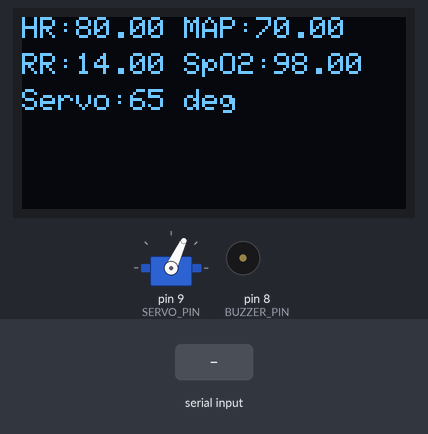
Recording of a sketch running on a simulated Arduino Uno, built with avr-gcc and run on an emulated ATmega328P. On the bench: servo, 128×64 one-colour display, buzzer (waves = sounding, pin HIGH). Inputs (shaded band) come from the test bench. What the sketch prints to the serial monitor is not drawn.

Above: at 2.6 s.
2.7 s: "90,45,200,10\n" received over Serial
At 5.0 s:
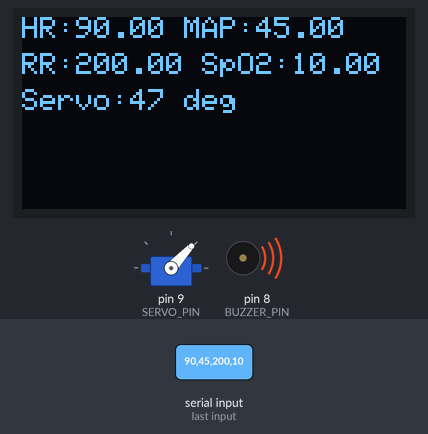
5.5 s: "30,150,10,200\n" received over Serial
At 6.5 s:
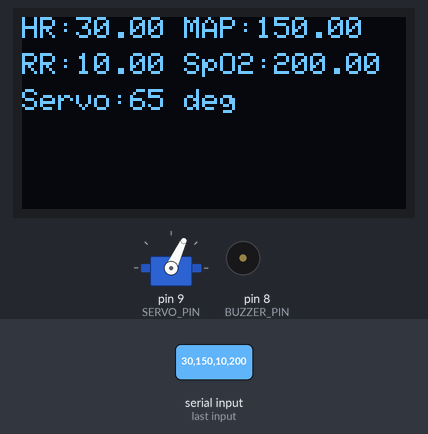
Timing chart, 0 to 8.5 s (numbered marks = the images above; inputs shaded):
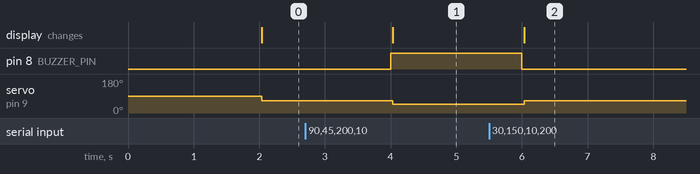

The sketch:

Medical_code.ino
```cpp
#include <Servo.h>
#include <Wire.h>
#include <Adafruit_GFX.h>
#include <Adafruit_SSD1306.h>

/* ---------- OLED ---------- */
#define SCREEN_WIDTH 128
#define SCREEN_HEIGHT 64
Adafruit_SSD1306 display(SCREEN_WIDTH, SCREEN_HEIGHT, &Wire, -1);

/* ---------- HARDWARE ---------- */
Servo dripServo;
#define SERVO_PIN 9
#define BUZZER_PIN 8

/* ---------- VITALS ---------- */
float HR = 80, MAP = 70, RR = 14, SPO2 = 98;

/* ---------- TIMING ---------- */
unsigned long lastUpdate = 0;
const unsigned long interval = 2000;

void setup() {
  Serial.begin(9600);
  Serial.setTimeout(1000);

  dripServo.attach(SERVO_PIN);
  pinMode(BUZZER_PIN, OUTPUT);

  display.begin(SSD1306_SWITCHCAPVCC, 0x3C);
  display.clearDisplay();
  display.setTextSize(1);
  display.setTextColor(WHITE);

  Serial.println("Send: HR MAP RR SPO2");
}

void loop() {

  /* ===== SERIAL INPUT ===== */
  if (Serial.available()) {
    float h = Serial.parseFloat();
    float m = Serial.parseFloat();
    float r = Serial.parseFloat();
    float s = Serial.parseFloat();

    if (h > 0 && m > 0 && r > 0 && s > 0) {
      HR = h;
      MAP = m;
      RR = r;
      SPO2 = s;

      Serial.print("UPDATED -> ");
      Serial.print(HR); Serial.print(" ");
      Serial.print(MAP); Serial.print(" ");
      Serial.print(RR); Serial.print(" ");
      Serial.println(SPO2);
    }

    while (Serial.available()) Serial.read();
  }

  /* ===== CONTROL LOOP ===== */
  if (millis() - lastUpdate >= interval) {
    lastUpdate = millis();

    int servoAngle;
    bool danger = false;
    bool warning = false;

    /* ===== SERVO PRIORITY LOGIC ===== */
    if (SPO2 < 92) {                 // 🚨 LOW SpO2
      servoAngle = 47;
      danger = true;
    }
    else if (MAP < 60) {             // ⚠️ LOW BP
      servoAngle = 55;
      warning = true;
    }
    else if (HR > 85) {              // ⬆️ HR HIGH
      servoAngle = 75;
    }
    else {                           // ✅ NORMAL
      servoAngle = 65;
    }

    dripServo.write(servoAngle);

    /* ===== BUZZER ===== */
    if (danger) {
      digitalWrite(BUZZER_PIN, HIGH);               // continuous
    }
    else if (warning) {
      digitalWrite(BUZZER_PIN, (millis() / 300) % 2); // beep
    }
    else {
      digitalWrite(BUZZER_PIN, LOW);
    }

    /* ===== OLED ===== */
    display.clearDisplay();
    display.setCursor(0,0);
    display.print("HR:"); display.print(HR);
    display.print(" MAP:"); display.print(MAP);

    display.setCursor(0,12);
    display.print("RR:"); display.print(RR);
    display.print(" SpO2:"); display.print(SPO2);

    display.setCursor(0,24);
    display.print("Servo:");
    display.print(servoAngle);
    display.print(" deg");

    display.display();

    /* ===== LOG ===== */
    Serial.print("HR="); Serial.print(HR);
    Serial.print(" MAP="); Serial.print(MAP);
    Serial.print(" RR="); Serial.print(RR);
    Serial.print(" SpO2="); Serial.print(SPO2);
    Serial.print(" Servo=");
    Serial.println(servoAngle);
  }
}
```

Measured:
- after the input at 2.7 s, pin 8 (BUZZER_PIN): LOW → HIGH after 1.3 s; servo on pin 9 (SERVO_PIN): 65° → 47° after 1.3 s; the display: changes after 1.3 s (image 1)
- after the input at 5.5 s, pin 8 (BUZZER_PIN): HIGH → LOW after 0.50 s; servo on pin 9 (SERVO_PIN): 47° → 65° after 0.53 s; the display: changes after 0.53 s (image 2)
